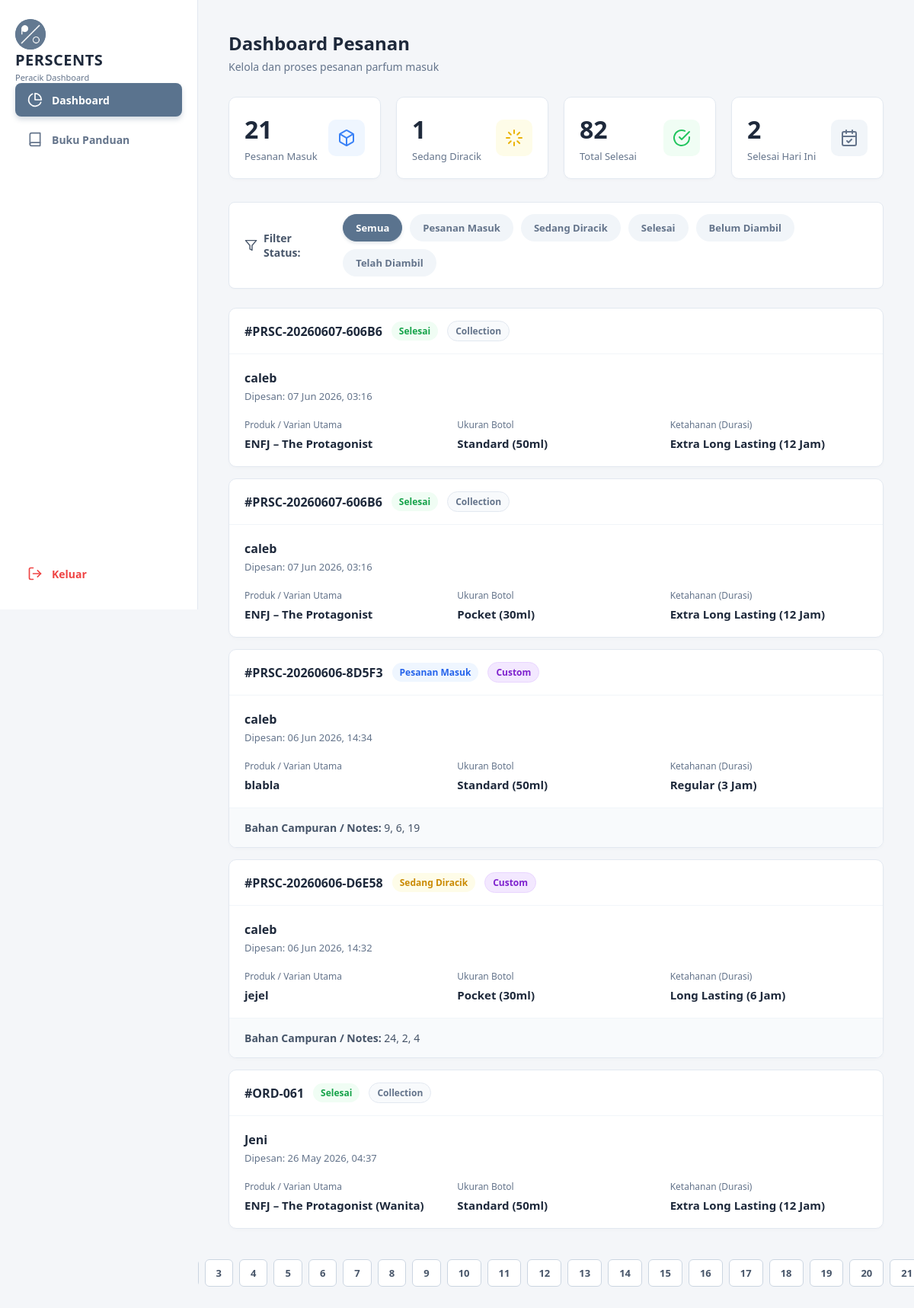
The app's page /peracik/index.php with its own data.
### tables this page shows
CREATE TABLE IF NOT EXISTS `detail_pesanan` (
  `id` int(11) NOT NULL AUTO_INCREMENT,
  `pesanan_id` int(11) NOT NULL,
  `produk_id` int(11) DEFAULT NULL,
  `nama_parfum` varchar(150) NOT NULL,
  `tipe` enum('collection','custom') NOT NULL,
  `id_ketahanan` int(11) NOT NULL,
  `id_ukuran` int(11) NOT NULL,
  `notes_dipilih` varchar(255) DEFAULT NULL,
  `jumlah` int(11) NOT NULL DEFAULT '1',
  `subtotal` int(11) NOT NULL DEFAULT '0',
  `status_racik` enum('menunggu','diracik','selesai') NOT NULL DEFAULT 'menunggu',
  PRIMARY KEY (`id`),
  KEY `pesanan_id` (`pesanan_id`),
  KEY `id_ketahanan` (`id_ketahanan`),
  KEY `id_ukuran` (`id_ukuran`),
  CONSTRAINT `detail_pesanan_ibfk_1` FOREIGN KEY (`pesanan_id`) REFERENCES `pesanan` (`id`) ON DELETE CASCADE,
  CONSTRAINT `detail_pesanan_ibfk_2` FOREIGN KEY (`id_ketahanan`) REFERENCES `mst_ketahanan` (`id`),
  CONSTRAINT `detail_pesanan_ibfk_3` FOREIGN KEY (`id_ukuran`) REFERENCES `mst_ukuran` (`id`)
);

CREATE TABLE IF NOT EXISTS `pesanan` (
  `id` int(11) NOT NULL AUTO_INCREMENT,
  `kode_pesanan` varchar(30) DEFAULT NULL,
  `user_id` int(11) DEFAULT NULL,
  `nama_pemesan` varchar(100) NOT NULL,
  `no_hp` varchar(20) DEFAULT NULL,
  `total_harga` int(11) NOT NULL DEFAULT '0',
  `diskon` int(11) DEFAULT '0',
  `status` enum('pending','lunas','siap_diambil','selesai','dibatalkan') NOT NULL DEFAULT 'pending',
  `status_pengambilan` enum('belum_diambil','diambil') NOT NULL DEFAULT 'belum_diambil',
  `metode_bayar` varchar(30) DEFAULT 'QRIS',
  `bukti_pembayaran` varchar(255) DEFAULT NULL,
  `tenggat_selesai` datetime DEFAULT NULL,
  `created_at` timestamp NULL DEFAULT CURRENT_TIMESTAMP,
  `updated_at` timestamp NULL DEFAULT CURRENT_TIMESTAMP ON UPDATE CURRENT_TIMESTAMP,
  PRIMARY KEY (`id`),
  UNIQUE KEY `kode_pesanan` (`kode_pesanan`),
  KEY `user_id` (`user_id`),
  CONSTRAINT `pesanan_ibfk_1` FOREIGN KEY (`user_id`) REFERENCES `users` (`id`) ON DELETE SET NULL
);

CREATE TABLE IF NOT EXISTS `mst_ukuran` (
  `id` int(11) NOT NULL AUTO_INCREMENT,
  `nama` varchar(50) NOT NULL,
  `ml` int(11) NOT NULL,
  `deskripsi` varchar(50) NOT NULL DEFAULT '',
  `tambahan_harga` int(11) DEFAULT '0',
  PRIMARY KEY (`id`)
);

CREATE TABLE IF NOT EXISTS `mst_ketahanan` (
  `id` int(11) NOT NULL AUTO_INCREMENT,
  `nama` varchar(50) NOT NULL,
  `durasi` varchar(20) DEFAULT NULL,
  `deskripsi` varchar(255) DEFAULT NULL,
  `tambahan_harga` int(11) DEFAULT '0',
  PRIMARY KEY (`id`)
);

### config/koneksi.php (called while the page is built, shortened)
<?php
$base_url = "http://localhost/perscents";
?>

### peracik/index.php (the view, shortened to what this page needs)
<?php
require_once '../config/koneksi.php';
$qMenunggu = mysqli_query($conn, "SELECT COUNT(id) as total FROM detail_pesanan WHERE status_racik = 'menunggu'");
$jmlMenunggu = mysqli_fetch_assoc($qMenunggu)['total'];
$qDiracik = mysqli_query($conn, "SELECT COUNT(id) as total FROM detail_pesanan WHERE status_racik = 'diracik'");
$jmlDiracik = mysqli_fetch_assoc($qDiracik)['total'];
$qSelesai = mysqli_query($conn, "SELECT COUNT(id) as total FROM detail_pesanan WHERE status_racik = 'selesai'");
$jmlSelesai = mysqli_fetch_assoc($qSelesai)['total'];
$qSelesaiHariIni = mysqli_query($conn, "
    SELECT COUNT(dp.id) as total
    FROM detail_pesanan dp
    JOIN pesanan p ON dp.pesanan_id = p.id
    WHERE dp.status_racik = 'selesai' AND DATE(p.created_at) = CURDATE()
");
$jmlSelesaiHariIni = mysqli_fetch_assoc($qSelesaiHariIni)['total'] ?? 0;
$filter_status = isset($_GET['status']) ? mysqli_real_escape_string($conn, $_GET['status']) : 'semua';
$where = "1=1";
$limit = 5;
$halaman = isset($_GET['halaman']) ? (int)$_GET['halaman'] : 1;
$offset = ($halaman - 1) * $limit;
$qCountData = mysqli_query($conn, "
    SELECT COUNT(dp.id) as total
    FROM detail_pesanan dp
    JOIN pesanan p ON dp.pesanan_id = p.id
    WHERE $where
");
$total_data = mysqli_fetch_assoc($qCountData)['total'];
$total_halaman = ceil($total_data / $limit);
$queryDaftarRacik = mysqli_query($conn, "
    SELECT
        dp.*,
        p.kode_pesanan, p.nama_pemesan, p.created_at, p.status_pengambilan,
        mk.nama as nama_ketahanan, mk.durasi,
        mu.nama as nama_ukuran, mu.ml
    FROM detail_pesanan dp
    JOIN pesanan p ON dp.pesanan_id = p.id
    LEFT JOIN mst_ketahanan mk ON dp.id_ketahanan = mk.id
    LEFT JOIN mst_ukuran mu ON dp.id_ukuran = mu.id
    WHERE $where
    ORDER BY p.created_at DESC
    LIMIT $limit OFFSET $offset
");
$url_params = "&status=" . urlencode($filter_status);
?>
<!DOCTYPE html>
<html lang="id">
<head>
</head>
<body>
    <div class="app-layout">
        <aside class="sidebar">
            <div classx="brand">
                <div class="brand-logo">
                    <img src="<?= $base_url; ?>/assets/Logo_Perscents.png" alt="Logo">
                </div>
                <div class="brand-text">
                    <h1>PERSCENTS</h1>
                    <p>Peracik Dashboard</p>
                </div>
            </div>
            <nav class="sidebar-nav">
                <a href="index.php" class="active">
                    <svg width="20" height="20" viewBox="0 0 24 24" fill="none" stroke="currentColor" stroke-width="2" stroke-linecap="round" stroke-linejoin="round"><path d="M21.21 15.89A10 10 0 1 1 8 2.83"></path><path d="M22 12A10 10 0 0 0 12 2v10z"></path></svg>
                    Dashboard
                </a>
                <a href="panduan.php">
                    <svg width="20" height="20" viewBox="0 0 24 24" fill="none" stroke="currentColor" stroke-width="2" stroke-linecap="round" stroke-linejoin="round"><path d="M4 19.5A2.5 2.5 0 0 1 6.5 17H20"></path><path d="M6.5 2H20v20H6.5A2.5 2.5 0 0 1 4 19.5v-15A2.5 2.5 0 0 1 6.5 2z"></path></svg>
                    Buku Panduan
                </a>
                <a href="logout_peracik.php" class="logout">
                    <svg width="20" height="20" viewBox="0 0 24 24" fill="none" stroke="currentColor" stroke-width="2" stroke-linecap="round" stroke-linejoin="round"><path d="M9 21H5a2 2 0 0 1-2-2V5a2 2 0 0 1 2-2h4"></path><polyline points="16 17 21 12 16 7"></polyline><line x1="21" y1="12" x2="9" y2="12"></line></svg>
                    Keluar
                </a>
            </nav>
        </aside>
        <main class="main-content">
            <div class="container">
                <div class="page-title">
                    <h2>Dashboard Pesanan</h2>
                    <p>Kelola dan proses pesanan parfum masuk</p>
                </div>
                <div class="stat-grid">
                    <div class="stat-card">
                        <div class="stat-info">
                            <h3><?= $jmlMenunggu; ?></h3>
                            <span>Pesanan Masuk</span>
                        </div>
                        <div class="stat-icon bg-blue">
                        </div>
                    </div>
                    <div class="stat-card">
                        <div class="stat-info">
                            <h3><?= $jmlDiracik; ?></h3>
                            <span>Sedang Diracik</span>
                        </div>
                        <div class="stat-icon bg-yellow">
                        </div>
                    </div>
                    <div class="stat-card">
                        <div class="stat-info">
                            <h3><?= $jmlSelesai; ?></h3>
                            <span>Total Selesai</span>
                        </div>
                        <div class="stat-icon bg-green">
                            <svg width="24" height="24" viewBox="0 0 24 24" fill="none" stroke="currentColor" stroke-width="2" stroke-linecap="round" stroke-linejoin="round">
                                <path d="M22 11.08V12a10 10 0 1 1-5.93-9.14"></path>
                                <polyline points="22 4 12 14.01 9 11.01"></polyline>
                            </svg>
                        </div>
                    </div>
                    <div class="stat-card">
                        <div class="stat-info">
                            <h3><?= $jmlSelesaiHariIni; ?></h3>
                            <span>Selesai Hari Ini</span>
                        </div>
                        <div class="stat-icon bg-gray">
                        </div>
                    </div>
                </div>
                <div class="filter-container">
                    <div class="filter-label">
                        <svg width="18" height="18" viewBox="0 0 24 24" fill="none" stroke="currentColor" stroke-width="2" stroke-linecap="round" stroke-linejoin="round"><polygon points="22 3 2 3 10 12.46 10 19 14 21 14 12.46 22 3"></polygon></svg>
                        Filter Status:
                    </div>
                    <div class="filter-tabs">
                        <a href="?status=semua" class="btn-filter <?= ($filter_status == 'semua') ? 'active' : ''; ?>">Semua</a>
                        <a href="?status=menunggu" class="btn-filter <?= ($filter_status == 'menunggu') ? 'active' : ''; ?>">Pesanan Masuk</a>
                        <a href="?status=diracik" class="btn-filter <?= ($filter_status == 'diracik') ? 'active' : ''; ?>">Sedang Diracik</a>
                        <a href="?status=selesai" class="btn-filter <?= ($filter_status == 'selesai') ? 'active' : ''; ?>">Selesai</a>
                        <a href="?status=belum_diambil" class="btn-filter <?= ($filter_status == 'belum_diambil') ? 'active' : ''; ?>">Belum Diambil</a>
                        <a href="?status=diambil" class="btn-filter <?= ($filter_status == 'diambil') ? 'active' : ''; ?>">Telah Diambil</a>
                    </div>
                </div>
                <div class="order-list">
                    <?php
                    if(mysqli_num_rows($queryDaftarRacik) > 0) {
                        while($item = mysqli_fetch_assoc($queryDaftarRacik)) {
                            $badge_status = "badge-masuk";
                            $text_status = "Pesanan Masuk";
                            if($item['status_racik'] == 'diracik') { $badge_status = "badge-diracik"; $text_status = "Sedang Diracik"; }
                            if($item['status_racik'] == 'selesai') { $badge_status = "badge-selesai"; $text_status = "Selesai"; }
                            $badge_tipe = ($item['tipe'] == 'custom') ? "badge-custom" : "badge-katalog";
                    ?>
                    <a href="detail_pesanan.php?id=<?= $item['pesanan_id']; ?>" class="order-card">
                        <div class="order-head">
                            <span class="order-id">#<?= htmlspecialchars($item['kode_pesanan']); ?></span>
                            <span class="badge <?= $badge_status; ?>"><?= $text_status; ?></span>
                            <span class="badge <?= $badge_tipe; ?>"><?= ucfirst($item['tipe']); ?></span>
                        </div>
                        <div class="order-body">
                            <div class="customer-info">
                                <div class="customer-name"><?= htmlspecialchars($item['nama_pemesan']); ?></div>
                                <div class="order-date">Dipesan: <?= date('d M Y, H:i', strtotime($item['created_at'])); ?></div>
                            </div>
                            <div class="specs-grid">
                                <div class="spec-item">
                                    <p>Produk / Varian Utama</p>
                                    <h4><?= htmlspecialchars($item['nama_parfum']); ?></h4>
                                </div>
                                <div class="spec-item">
                                    <p>Ukuran Botol</p>
                                    <h4><?= htmlspecialchars($item['nama_ukuran'] ?? '-'); ?> (<?= $item['ml'] ?? '0'; ?>ml)</h4>
                                </div>
                                <div class="spec-item">
                                    <p>Ketahanan (Durasi)</p>
                                    <h4><?= htmlspecialchars($item['nama_ketahanan'] ?? '-'); ?> (<?= htmlspecialchars($item['durasi'] ?? '-'); ?>)</h4>
                                </div>
                            </div>
                        </div>
                        <?php if($item['tipe'] == 'custom' && !empty($item['notes_dipilih'])): ?>
                        <div class="order-foot">
                            <b>Bahan Campuran / Notes:</b> <?= htmlspecialchars($item['notes_dipilih']); ?>
                        </div>
                        <?php endif; ?>
                    </a>
                    <?php
                        }
                    } else {
                        echo "<div style='text-align:center; padding:50px; background:white; border-radius:10px; border:1px solid #e2e8f0; color:#64748b;'>Tidak ada antrean pesanan di status ini.</div>";
                    }
                    ?>
                </div>
                <?php if ($total_halaman > 1): ?>
                <div class="pagination">
                    <?php for($i = 1; $i <= $total_halaman; $i++): ?>
                        <a href="?halaman=<?= $i; ?><?= $url_params; ?>" class="<?= ($halaman == $i) ? 'active' : ''; ?>"><?= $i; ?></a>
                    <?php endfor; ?>
                </div>
                <?php endif; ?>
            </div>
        </main>
    </div>
</body>
</html>

### records on screen
detail_pesanan: pesanan.kode_pesanan "PRSC-20260607-606B6", status_racik "Selesai", tipe "Collection", pesanan.nama_pemesan "caleb", pesanan.created_at "07 Jun 2026, 03:16", nama_parfum "ENFJ – The Protagonist", id_ukuran.nama "Standard", id_ukuran.ml "50", id_ketahanan.nama "Extra Long Lasting", id_ketahanan.durasi "12 Jam"
detail_pesanan: pesanan.kode_pesanan "PRSC-20260607-606B6", status_racik "Selesai", tipe "Collection", pesanan.nama_pemesan "caleb", pesanan.created_at "07 Jun 2026, 03:16", nama_parfum "ENFJ – The Protagonist", id_ukuran.nama "Pocket", id_ukuran.ml "30", id_ketahanan.nama "Extra Long Lasting", id_ketahanan.durasi "12 Jam"
detail_pesanan: pesanan.kode_pesanan "PRSC-20260606-8D5F3", text_status "Pesanan Masuk", tipe "Custom", pesanan.nama_pemesan "caleb", pesanan.created_at "06 Jun 2026, 14:34", nama_parfum "blabla", id_ukuran.nama "Standard", id_ukuran.ml "50", id_ketahanan.nama "Regular", id_ketahanan.durasi "3 Jam", notes_dipilih "9, 6, 19"
detail_pesanan: pesanan.kode_pesanan "PRSC-20260606-D6E58", status_racik "Sedang Diracik", tipe "Custom", pesanan.nama_pemesan "caleb", pesanan.created_at "06 Jun 2026, 14:32", nama_parfum "jejel", id_ukuran.nama "Pocket", id_ukuran.ml "30", id_ketahanan.nama "Long Lasting", id_ketahanan.durasi "6 Jam", notes_dipilih "24, 2, 4"
detail_pesanan: pesanan.kode_pesanan "ORD-061", status_racik "Selesai", tipe "Collection", pesanan.nama_pemesan "Jeni", pesanan.created_at "26 May 2026, 04:37", nama_parfum "ENFJ – The Protagonist (Wanita)", id_ukuran.nama "Standard", id_ukuran.ml "50", id_ketahanan.nama "Extra Long Lasting", id_ketahanan.durasi "12 Jam"

### other values on screen
$jmlMenunggu "21"
$jmlDiracik "1"
$jmlSelesai "82"
$jmlSelesaiHariIni "2"
